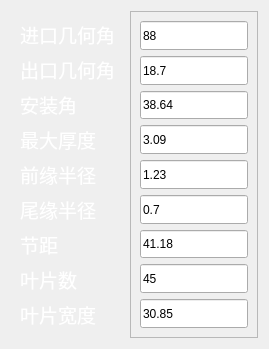
             <widget class="QWidget" name="widget_jing" native="true">
              <layout class="QHBoxLayout" name="horizontalLayout_5">
               <item>
                <widget class="QWidget" name="widget_4" native="true">
                 <layout class="QVBoxLayout" name="verticalLayout_5">
                  <item>
                   <widget class="QLabel" name="label_yiwei_118">
                    <property name="sizePolicy">
                     <sizepolicy hsizetype="Preferred" vsizetype="Expanding">
                      <horstretch>0</horstretch>
                      <verstretch>0</verstretch>
                     </sizepolicy>
                    </property>
                    <property name="font">
                     <font>
                      <family>Algerian</family>
                      <pointsize>14</pointsize>
                      <weight>50</weight>
                      <bold>false</bold>
                     </font>
                    </property>
                    <property name="layoutDirection">
                     <enum>Qt::LeftToRight</enum>
                    </property>
                    <property name="styleSheet">
                     <string notr="true">color: rgb(255, 255, 255);
</string>
                    </property>
                    <property name="text">
                     <string>&lt;html&gt;&lt;head/&gt;&lt;body&gt;&lt;p&gt;&lt;span style=&quot; font-family:'等线';&quot;&gt;进口几何角&lt;/span&gt;&lt;/p&gt;&lt;/body&gt;&lt;/html&gt;</string>
                    </property>
                   </widget>
                  </item>
                  <item>
                   <widget class="QLabel" name="label_yiwei_120">
                    <property name="sizePolicy">
                     <sizepolicy hsizetype="Preferred" vsizetype="Expanding">
                      <horstretch>0</horstretch>
                      <verstretch>0</verstretch>
                     </sizepolicy>
                    </property>
                    <property name="font">
                     <font>
                      <family>Algerian</family>
                      <pointsize>14</pointsize>
                      <weight>50</weight>
                      <bold>false</bold>
                     </font>
                    </property>
                    <property name="layoutDirection">
                     <enum>Qt::LeftToRight</enum>
                    </property>
                    <property name="styleSheet">
                     <string notr="true">color: rgb(255, 255, 255);
</string>
                    </property>
                    <property name="text">
                     <string>&lt;html&gt;&lt;head/&gt;&lt;body&gt;&lt;p&gt;出口几何角&lt;/p&gt;&lt;/body&gt;&lt;/html&gt;</string>
                    </property>
                   </widget>
                  </item>
                  <item>
                   <widget class="QLabel" name="label_yiwei_122">
                    <property name="sizePolicy">
                     <sizepolicy hsizetype="Preferred" vsizetype="Expanding">
                      <horstretch>0</horstretch>
                      <verstretch>0</verstretch>
                     </sizepolicy>
                    </property>
                    <property name="font">
                     <font>
                      <family>Algerian</family>
                      <pointsize>14</pointsize>
                      <weight>50</weight>
                      <bold>false</bold>
                     </font>
                    </property>
                    <property name="layoutDirection">
                     <enum>Qt::LeftToRight</enum>
                    </property>
                    <property name="styleSheet">
                     <string notr="true">color: rgb(255, 255, 255);
</string>
                    </property>
                    <property name="text">
                     <string>&lt;html&gt;&lt;head/&gt;&lt;body&gt;&lt;p&gt;安装角&lt;/p&gt;&lt;/body&gt;&lt;/html&gt;</string>
                    </property>
                   </widget>
                  </item>
                  <item>
                   <widget class="QLabel" name="label_yiwei_124">
                    <property name="sizePolicy">
                     <sizepolicy hsizetype="Preferred" vsizetype="Expanding">
                      <horstretch>0</horstretch>
                      <verstretch>0</verstretch>
                     </sizepolicy>
                    </property>
                    <property name="font">
                     <font>
                      <family>Algerian</family>
                      <pointsize>14</pointsize>
                      <weight>50</weight>
                      <bold>false</bold>
                     </font>
                    </property>
                    <property name="layoutDirection">
                     <enum>Qt::LeftToRight</enum>
                    </property>
                    <property name="styleSheet">
                     <string notr="true">color: rgb(255, 255, 255);
</string>
                    </property>
                    <property name="text">
                     <string>&lt;html&gt;&lt;head/&gt;&lt;body&gt;&lt;p&gt;&lt;span style=&quot; font-family:'等线';&quot;&gt;最大厚度&lt;/span&gt;&lt;/p&gt;&lt;/body&gt;&lt;/html&gt;</string>
                    </property>
                   </widget>
                  </item>
                  <item>
                   <widget class="QLabel" name="label_yiwei_126">
                    <property name="sizePolicy">
                     <sizepolicy hsizetype="Preferred" vsizetype="Expanding">
                      <horstretch>0</horstretch>
                      <verstretch>0</verstretch>
                     </sizepolicy>
                    </property>
                    <property name="font">
                     <font>
                      <family>Algerian</family>
                      <pointsize>14</pointsize>
                      <weight>50</weight>
                      <bold>false</bold>
                     </font>
                    </property>
                    <property name="layoutDirection">
                     <enum>Qt::LeftToRight</enum>
                    </property>
                    <property name="styleSheet">
                     <string notr="true">color: rgb(255, 255, 255);
</string>
                    </property>
                    <property name="text">
                     <string>&lt;html&gt;&lt;head/&gt;&lt;body&gt;&lt;p&gt;前缘半径&lt;/p&gt;&lt;/body&gt;&lt;/html&gt;</string>
                    </property>
                   </widget>
                  </item>
                  <item>
                   <widget class="QLabel" name="label_yiwei_128">
                    <property name="sizePolicy">
                     <sizepolicy hsizetype="Preferred" vsizetype="Expanding">
                      <horstretch>0</horstretch>
                      <verstretch>0</verstretch>
                     </sizepolicy>
                    </property>
                    <property name="font">
                     <font>
                      <family>Algerian</family>
                      <pointsize>14</pointsize>
                      <weight>50</weight>
                      <bold>false</bold>
                     </font>
                    </property>
                    <property name="layoutDirection">
                     <enum>Qt::LeftToRight</enum>
                    </property>
                    <property name="styleSheet">
                     <string notr="true">color: rgb(255, 255, 255);
</string>
                    </property>
                    <property name="text">
                     <string>&lt;html&gt;&lt;head/&gt;&lt;body&gt;&lt;p&gt;尾缘半径&lt;/p&gt;&lt;/body&gt;&lt;/html&gt;</string>
                    </property>
                   </widget>
                  </item>
                  <item>
                   <widget class="QLabel" name="label_yiwei_130">
                    <property name="sizePolicy">
                     <sizepolicy hsizetype="Preferred" vsizetype="Expanding">
                      <horstretch>0</horstretch>
                      <verstretch>0</verstretch>
                     </sizepolicy>
                    </property>
                    <property name="font">
                     <font>
                      <family>Algerian</family>
                      <pointsize>14</pointsize>
                      <weight>50</weight>
                      <bold>false</bold>
                     </font>
                    </property>
                    <property name="layoutDirection">
                     <enum>Qt::LeftToRight</enum>
                    </property>
                    <property name="styleSheet">
                     <string notr="true">color: rgb(255, 255, 255);
</string>
                    </property>
                    <property name="text">
                     <string>&lt;html&gt;&lt;head/&gt;&lt;body&gt;&lt;p&gt;&lt;span style=&quot; font-family:'等线';&quot;&gt;节距&lt;/span&gt;&lt;/p&gt;&lt;/body&gt;&lt;/html&gt;</string>
                    </property>
                   </widget>
                  </item>
                  <item>
                   <widget class="QLabel" name="label_yiwei_132">
                    <property name="sizePolicy">
                     <sizepolicy hsizetype="Preferred" vsizetype="Expanding">
                      <horstretch>0</horstretch>
                      <verstretch>0</verstretch>
                     </sizepolicy>
                    </property>
                    <property name="font">
                     <font>
                      <family>Algerian</family>
                      <pointsize>14</pointsize>
                      <weight>50</weight>
                      <bold>false</bold>
                     </font>
                    </property>
                    <property name="layoutDirection">
                     <enum>Qt::LeftToRight</enum>
                    </property>
                    <property name="styleSheet">
                     <string notr="true">color: rgb(255, 255, 255);
</string>
                    </property>
                    <property name="text">
                     <string>&lt;html&gt;&lt;head/&gt;&lt;body&gt;&lt;p&gt;叶片数&lt;/p&gt;&lt;/body&gt;&lt;/html&gt;</string>
                    </property>
                   </widget>
                  </item>
                  <item>
                   <widget class="QLabel" name="label_yiwei_133">
                    <property name="sizePolicy">
                     <sizepolicy hsizetype="Preferred" vsizetype="Expanding">
                      <horstretch>0</horstretch>
                      <verstretch>0</verstretch>
                     </sizepolicy>
                    </property>
                    <property name="font">
                     <font>
                      <family>Algerian</family>
                      <pointsize>14</pointsize>
                      <weight>50</weight>
                      <bold>false</bold>
                     </font>
                    </property>
                    <property name="layoutDirection">
                     <enum>Qt::LeftToRight</enum>
                    </property>
                    <property name="styleSheet">
                     <string notr="true">color: rgb(255, 255, 255);
</string>
                    </property>
                    <property name="text">
                     <string>&lt;html&gt;&lt;head/&gt;&lt;body&gt;&lt;p&gt;叶片宽度&lt;/p&gt;&lt;/body&gt;&lt;/html&gt;</string>
                    </property>
                   </widget>
                  </item>
                 </layout>
                </widget>
               </item>
               <item>
                <widget class="QFrame" name="frame_7">
                 <property name="frameShape">
                  <enum>QFrame::StyledPanel</enum>
                 </property>
                 <property name="frameShadow">
                  <enum>QFrame::Raised</enum>
                 </property>
                 <layout class="QVBoxLayout" name="verticalLayout_6">
                  <item>
                   <widget class="QLineEdit" name="lineEdit_Eff_26">
                    <property name="sizePolicy">
                     <sizepolicy hsizetype="Expanding" vsizetype="Expanding">
                      <horstretch>0</horstretch>
                      <verstretch>0</verstretch>
                     </sizepolicy>
                    </property>
                    <property name="text">
                     <string>88</string>
                    </property>
                   </widget>
                  </item>
                  <item>
                   <widget class="QLineEdit" name="lineEdit_k_12">
                    <property name="sizePolicy">
                     <sizepolicy hsizetype="Expanding" vsizetype="Expanding">
                      <horstretch>0</horstretch>
                      <verstretch>0</verstretch>
                     </sizepolicy>
                    </property>
                    <property name="minimumSize">
                     <size>
                      <width>0</width>
                      <height>0</height>
                     </size>
                    </property>
                    <property name="text">
                     <string>18.7</string>
                    </property>
                   </widget>
                  </item>
                  <item>
                   <widget class="QLineEdit" name="lineEdit_omaga_16">
                    <property name="sizePolicy">
                     <sizepolicy hsizetype="Expanding" vsizetype="Expanding">
                      <horstretch>0</horstretch>
                      <verstretch>0</verstretch>
                     </sizepolicy>
                    </property>
                    <property name="text">
                     <string>38.64</string>
                    </property>
                   </widget>
                  </item>
                  <item>
                   <widget class="QLineEdit" name="lineEdit_alph2z_24">
                    <property name="sizePolicy">
                     <sizepolicy hsizetype="Expanding" vsizetype="Expanding">
                      <horstretch>0</horstretch>
                      <verstretch>0</verstretch>
                     </sizepolicy>
                    </property>
                    <property name="text">
                     <string>3.09</string>
                    </property>
                   </widget>
                  </item>
                  <item>
                   <widget class="QLineEdit" name="lineEdit_faiz_12">
                    <property name="sizePolicy">
                     <sizepolicy hsizetype="Expanding" vsizetype="Expanding">
                      <horstretch>0</horstretch>
                      <verstretch>0</verstretch>
                     </sizepolicy>
                    </property>
                    <property name="text">
                     <string>1.23</string>
                    </property>
                   </widget>
                  </item>
                  <item>
                   <widget class="QLineEdit" name="lineEdit_taoz_12">
                    <property name="sizePolicy">
                     <sizepolicy hsizetype="Expanding" vsizetype="Expanding">
                      <horstretch>0</horstretch>
                      <verstretch>0</verstretch>
                     </sizepolicy>
                    </property>
                    <property name="minimumSize">
                     <size>
                      <width>0</width>
                      <height>0</height>
                     </size>
                    </property>
                    <property name="text">
                     <string>0.7</string>
                    </property>
                   </widget>
                  </item>
                  <item>
                   <widget class="QLineEdit" name="lineEdit_Maz_25">
                    <property name="sizePolicy">
                     <sizepolicy hsizetype="Expanding" vsizetype="Expanding">
                      <horstretch>0</horstretch>
                      <verstretch>0</verstretch>
                     </sizepolicy>
                    </property>
                    <property name="text">
                     <string>41.18</string>
                    </property>
                   </widget>
                  </item>
                  <item>
                   <widget class="QLineEdit" name="lineEdit_alph2z_25">
                    <property name="sizePolicy">
                     <sizepolicy hsizetype="Expanding" vsizetype="Expanding">
                      <horstretch>0</horstretch>
                      <verstretch>0</verstretch>
                     </sizepolicy>
                    </property>
                    <property name="text">
                     <string>45</string>
                    </property>
                   </widget>
                  </item>
                  <item>
                   <widget class="QLineEdit" name="lineEdit_taoz_13">
                    <property name="sizePolicy">
                     <sizepolicy hsizetype="Expanding" vsizetype="Expanding">
                      <horstretch>0</horstretch>
                      <verstretch>0</verstretch>
                     </sizepolicy>
                    </property>
                    <property name="minimumSize">
                     <size>
                      <width>0</width>
                      <height>0</height>
                     </size>
                    </property>
                    <property name="text">
                     <string>30.85</string>
                    </property>
                   </widget>
                  </item>
                 </layout>
                </widget>
               </item>
              </layout>
             </widget>
